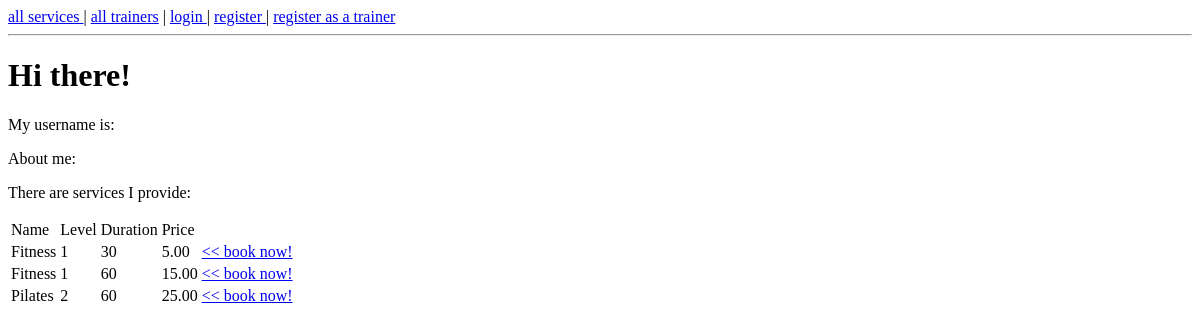
The app's page /trainer/1, older data.
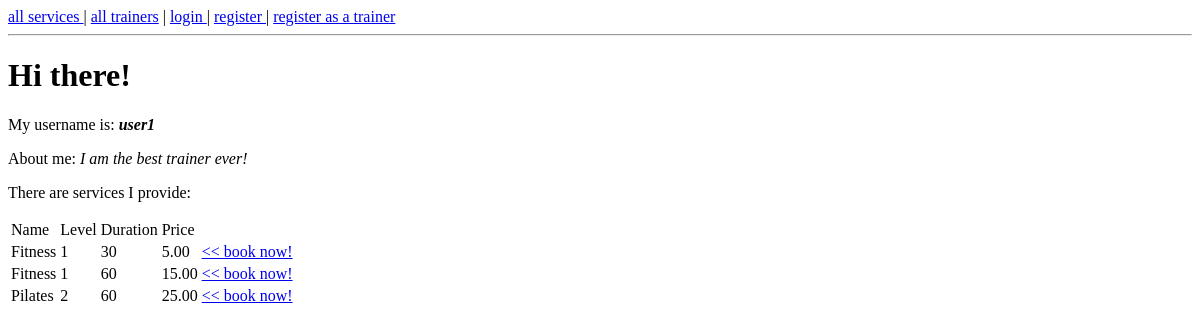
The same page, newer data.
### trainer/models.py (models this page shows)
class TrainerDescription(models.Model):
    text = models.TextField()
    trainer = models.ForeignKey(User, on_delete=models.CASCADE)

### trainer/views.py (the view)
# urls.py: path('<trainer_id>', views.trainer_page, name='specific_trainer'),
def trainer_page(request, trainer_id):
    if request.method == "GET":
        service_categories = trainer.models.Category.objects.all()
        my_services = trainer.models.Service.objects.filter(trainer_id=trainer_id).all()
        about_trainer = trainer.models.TrainerDescription.objects.filter(trainer_id=trainer_id).first()
        return render(request, 'trainer.html', {'categories': service_categories,
                                                'services': my_services, 'about_trainer':about_trainer})

### templates/trainer.html (shortened to what this page needs)
<!DOCTYPE html>
<html lang="en">
<head>
</head>
{% include 'menu.html' %}
<body>
  <h1>Hi there! </h1>
  <p>My username is: <b><i>{{ about_trainer.trainer.username }}</i></b></p>
  <p>About me: <i>{{ about_trainer.text}}</i></p>
  {% if services %}
      <p>There are services I provide:</p>
      <table>
      <thead>
        <tr>
            <td> Name </td>
            <td> Level </td>
            <td> Duration </td>
            <td> Price </td>
        </tr>
      </thead>
      {% for each_service in services %}
          <tr>
            <td>{{ each_service.category.name }}</td>
            <td>{{ each_service.level }}</td>
            <td>{{ each_service.duration }}</td>
            <td>{{ each_service.price }}</td>
              <td><a href="/trainer/{{ each_service.trainer.id }}/{{ each_service.id }}"> << book now!  </a></td>
          </tr>
      {% endfor %}
      </table>
  {% endif %}
  <br>
</body>
</html>

Row changes from the older to the newer data that the page shows:
added TrainerDescription: trainer.username "user1", text "I am the best trainer ever!"
